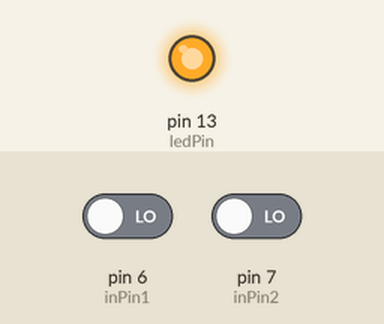
This sketch was run on a simulated Arduino Uno, built with avr-gcc and run on an emulated ATmega328P. On the bench: output pins drawn as LEDs (lit = HIGH). Dashed ring = blinking. Inputs (shaded band) come from the test bench; at power-on: pin 7 (inPin2) LOW, pin 6 (inPin1) LOW.

Above: at 1.2 s.
1.3 s: pin 7 (inPin2) driven HIGH
At 1.45 s:
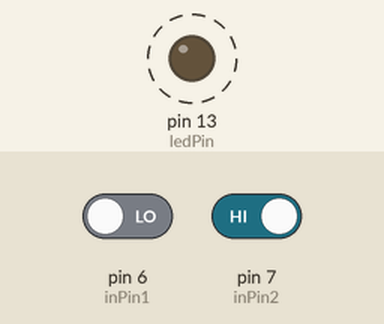
4.3 s: pin 6 (inPin1) driven HIGH
At 4.3 s:
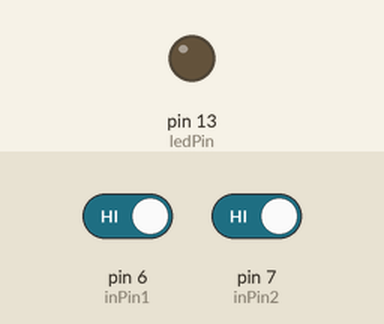
5.8 s: pin 6 (inPin1) driven LOW
At 6.05 s:
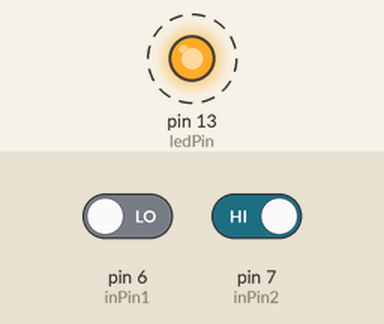
8.8 s: pin 7 (inPin2) driven LOW
At 9.5 s:
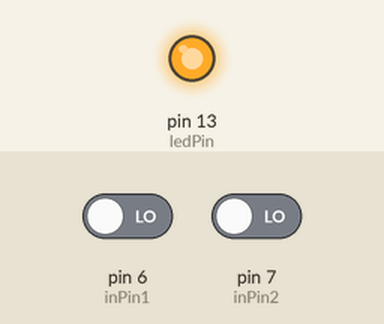
Timing chart, 0 to 11.3 s (numbered marks = the images above; inputs shaded):
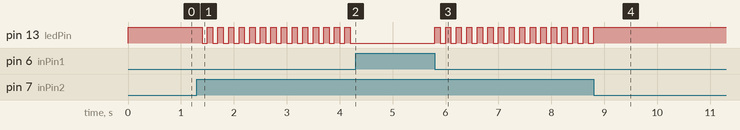

Measured:
- after the input at 1.3 s, pin 13 (ledPin): alternates HIGH for 0.10 s and LOW for 0.10 s, starting after 0.10 s
- after the input at 4.3 s, pin 13 (ledPin): stops changing and stays LOW
- after the input at 5.8 s, pin 13 (ledPin): alternates HIGH for 0.10 s and LOW for 0.10 s, starting at once
- after the input at 8.8 s, pin 13 (ledPin): goes on until 8.8 s, then stays HIGH

The sketch:

P78_two_switch.ino
```cpp
int ledPin = 13;
int inPin1 = 6;
int inPin2 = 7;
int val1 = 0; //for inPin1
int val2 = 0; //for inPin2
int delayval = 100; //initial delay time

void setup() {
  pinMode(ledPin, OUTPUT);
  pinMode(inPin1, INPUT);
  pinMode(inPin2, INPUT);
}

void loop() {
  val1 = digitalRead(inPin1);
  val2 = digitalRead(inPin2);

  if (val1 == HIGH && val2 == HIGH) //switch 1 off; switch 2 off
    digitalWrite(ledPin, LOW);      //no blink
  else if (val1 == LOW && val2 == HIGH){ //switch 1 on; switch 2 off
    delayval = 100;                      //blink fast
    digitalWrite(ledPin, HIGH);
    delay(delayval);
    digitalWrite(ledPin, LOW);
    delay(delayval);
  }
  else if (val1 == HIGH && val2 == LOW){ //switch 1 off; switch 2 on
    delayval = 1000;                      //blink slow
    digitalWrite(ledPin, HIGH);
    delay(delayval);
    digitalWrite(ledPin, LOW);
    delay(delayval);
  }
  else  //switch 1 on; switch 2 on
    digitalWrite(ledPin, HIGH); //bright continuously
}
```
